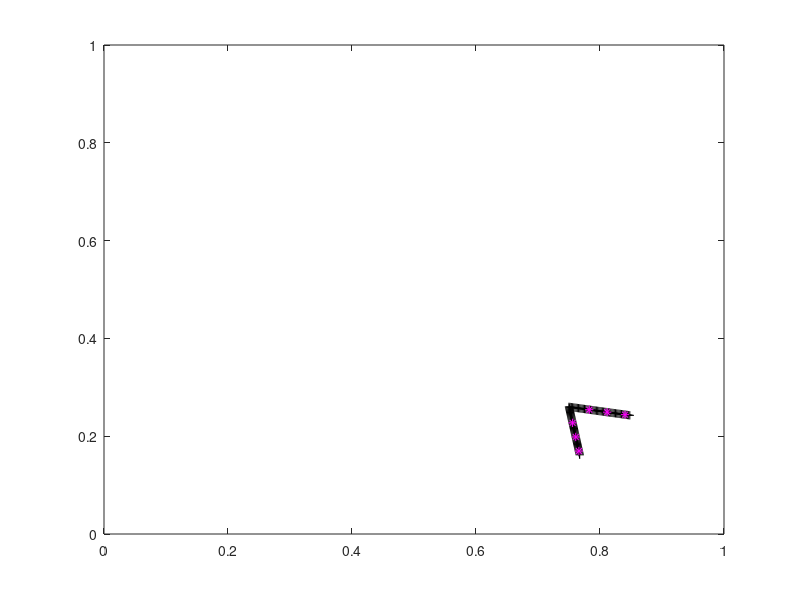

The MATLAB script that drew this image:
%-------------------------------------------------------------------------------------------------------------------%
%
% IB2d is an Immersed Boundary Code (IB) for solving fully coupled non-linear 
% 	fluid-structure interaction models. This version of the code is based off of
%	Peskin's Immersed Boundary Method Paper in Acta Numerica, 2002.
%
% Author: Nicholas A. Battista
% Email:  nick.battista@unc.edu
% Date Created: September 9th, 2016
% Institution: UNC-CH
%
% This code is capable of creating Lagrangian Structures using:
% 	1. Springs
% 	2. Beams (*torsional springs)
% 	3. Target Points
%	4. Muscle-Model (combined Force-Length-Velocity model, "HIll+(Length-Tension)")
%
% One is able to update those Lagrangian Structure parameters, e.g., spring constants, resting %%	lengths, etc
% 
% There are a number of built in Examples, mostly used for teaching purposes. 
% 
% If you would like us %to add a specific muscle model, please let Nick (nick.battista@unc.edu) know.
%
%--------------------------------------------------------------------------------------------------------------------%

%%%%%%%%%%%%%%%%%%%%%%%%%%%%%%%%%%%%%%%%%%%%%%%%%%%%%%%%%%%%%%%%%%%%%%%%%%%%%%%%%%%%%%
%
% FUNCTION: creates the geometry and prints associated input files
%
%%%%%%%%%%%%%%%%%%%%%%%%%%%%%%%%%%%%%%%%%%%%%%%%%%%%%%%%%%%%%%%%%%%%%%%%%%%%%%%%%%%%%%

function Make_Scallop_Geo_and_Input_Files()

%
% Grid Parameters (MAKE SURE MATCHES IN input2d !!!)
%
Nx =  256;        % # of Eulerian Grid Pts. in x-Direction (MUST BE EVEN!!!)
Lx = 1.0;        % Length of Eulerian Grid in x-Direction
dx = Lx/Nx;      % Grid spatial resolution

%
% Immersed Structure Geometric / Dynamic Parameters %
%
ds = 0.5*dx;             % Lagrangian Pt. Spacing (2x resolution of Eulerian grid)
struct_name = 'scallop'; % Name for .vertex, .spring, etc files. (must match what's in 'input2d')


% Call function to construct geometry
[xLag,yLag] = give_Me_Immsersed_Boundary_Geometry(ds,Lx);


half_len = (length(xLag)-1)/2;   % Computes # of Lag Pts on each "Arm"
ind_off = ceil( 0.3*half_len ); % Computes # of lags from center pt for muscle placement
b_ind(1) = half_len - ind_off;      % Bottom index
t_ind(1) = half_len+2 + ind_off;    % Top index
m_dist(1) = sqrt( ( xLag( b_ind(1) )-xLag( t_ind(1) ) )^2 + ( yLag( b_ind(1) )-yLag( t_ind(1) ) )^2   );
%
ind_off = ceil( 0.6*half_len ); % Computes # of lags from center pt for muscle placement
b_ind(2) = half_len - ind_off;      % Bottom index
t_ind(2) = half_len+2 + ind_off;    % Top index
m_dist(2) = sqrt( ( xLag( b_ind(2) )-xLag( t_ind(2) ) )^2 + ( yLag( b_ind(2) )-yLag( t_ind(2) ) )^2   );
%
ind_off = ceil( 0.9*half_len ); % Computes # of lags from center pt for muscle placement
b_ind(3) = half_len - ind_off;      % Bottom index
t_ind(3) = half_len+2 + ind_off;    % Top index
m_dist(3) = sqrt( ( xLag( b_ind(3) )-xLag( t_ind(3) ) )^2 + ( yLag( b_ind(3) )-yLag( t_ind(3) ) )^2   );


% Test Muscle Placement
plot( xLag( b_ind ), yLag( b_ind ), 'm*'); hold on;
plot( xLag( t_ind ), yLag( t_ind ), 'm*'); hold on;


% Prints .vertex file!
print_Lagrangian_Vertices(xLag,yLag,struct_name);


% Prints .spring file! (LINEAR/NS-SPRINGS)
%k_Spring = 2.5e5;                    % Spring stiffness (does not need to be equal for all springs)
%ds_Rest = ds;                        % Spring resting length (does not need to be equal for all springs)
%print_Lagrangian_Springs(xLag,yLag,k_Spring,ds_Rest,struct_name,k_Spring2);


% Prints .d_spring file! (DAMPED SPRINGS)
k_Spring = 1e8;
ds_Rest = ds;                       % Spring resting length (does not need to be equal for all springs)
b_damp = 0;%2.5; 
k_Spring2= 0e2;                     % Spring stiffness between sides of swimmer
print_Lagrangian_Damped_Springs(xLag,yLag,k_Spring,ds_Rest,b_damp,struct_name,k_Spring2);



% Prints .beam file!
k_Beam = 1e12;                      % Beam Stiffness (does not need to be equal for all beams)
C = compute_Curvatures(xLag,yLag);    % Computes curvature of initial configuration
print_Lagrangian_Beams(xLag,yLag,k_Beam,C,struct_name);


% Prints .muscle file! [ a_f * Fmax *exp( -( (Q-1)/SK )^2 ) * (1/P0)*(b*P0-a*v)/(v+b); Q = LF/LFO ]
LFO = m_dist; SK = 0.3; a = 0.25; b = 4.0; Fmax = [1 2.5 6]*10^4;
kSpr = 1e4; alpha = 1;
print_Lagrangian_3_Element_Muscles(xLag,LFO,SK,a,b,Fmax,struct_name,b_ind,t_ind,kSpr,alpha)

%kSpr = Fmax; gets a slow swimmmer


% Prints .target file!
%k_Target = 1e7;
%print_Lagrangian_Target_Pts(xLag,k_Target,struct_name);



%%%%%%%%%%%%%%%%%%%%%%%%%%%%%%%%%%%%%%%%%%%%%%%%%%%%%%%%%%%%%%%%%%%%%%%%
%
% FUNCTION: prints VERTEX points to a file called 'struct_name'.vertex
%
%%%%%%%%%%%%%%%%%%%%%%%%%%%%%%%%%%%%%%%%%%%%%%%%%%%%%%%%%%%%%%%%%%%%%%%%

function print_Lagrangian_Vertices(xLag,yLag,struct_name)

    N = length(xLag); % Total # of Lag. Pts

    vertex_fid = fopen([struct_name '.vertex'], 'w');

    fprintf(vertex_fid, '%d\n', N );

    %Loops over all Lagrangian Pts.
    for s = 1:N
        X_v = xLag(s);
        Y_v = yLag(s);
        fprintf(vertex_fid, '%1.16e %1.16e\n', X_v, Y_v);
    end

    fclose(vertex_fid);

    
    
%%%%%%%%%%%%%%%%%%%%%%%%%%%%%%%%%%%%%%%%%%%%%%%%%%%%%%%%%%%%%%%%%%%%%%%%
%
% FUNCTION: prints MUSCLE points to a file called "struct_name".muscle
%
%%%%%%%%%%%%%%%%%%%%%%%%%%%%%%%%%%%%%%%%%%%%%%%%%%%%%%%%%%%%%%%%%%%%%%%%

function print_Lagrangian_3_Element_Muscles(xLag,LFO,SK,a,b,Fmax,struct_name,ind_b,ind_t,kSpr,alpha)

    %N = length(xLag); %Number of Lagrangian Pts. Total

    muscle_fid = fopen([struct_name '.3_muscle'], 'w');

    fprintf(muscle_fid, '%d\n', 1 ); % Only 1 muscle

    %MUSCLES BETWEEN VERTICES
    fprintf(muscle_fid, '%d %d %1.16e %1.16e %1.16e %1.16e %1.16e %1.16e %1.16e\n', ind_b(1), ind_t(1), LFO(1), SK, a,b,Fmax(1),kSpr,alpha);  
    fprintf(muscle_fid, '%d %d %1.16e %1.16e %1.16e %1.16e %1.16e %1.16e %1.16e\n', ind_b(2), ind_t(2), LFO(2), SK, a,b,Fmax(2),kSpr,alpha);  
    fprintf(muscle_fid, '%d %d %1.16e %1.16e %1.16e %1.16e %1.16e %1.16e %1.16e\n', ind_b(3), ind_t(3), LFO(3), SK, a,b,Fmax(3),kSpr,alpha);  

    fclose(muscle_fid);
   
    
%%%%%%%%%%%%%%%%%%%%%%%%%%%%%%%%%%%%%%%%%%%%%%%%%%%%%%%%%%%%%%%%%%%%%%%%
%
% FUNCTION: prints SPRING points to a file called 'struct_name'.spring
%
%%%%%%%%%%%%%%%%%%%%%%%%%%%%%%%%%%%%%%%%%%%%%%%%%%%%%%%%%%%%%%%%%%%%%%%%

function print_Lagrangian_Springs(xLag,yLag,k_Spring,ds_Rest,struct_name,k_Spring2)

    N = length(xLag);

    spring_fid = fopen([struct_name '.spring'], 'w');

    fprintf(spring_fid, '%d\n', N-1 + (N-1)/2 );    % Print # of springs 

    %spring_force = kappa_spring*ds/(ds^2);
        
    %SPRINGS BETWEEN VERTICES
    for s = 1:N
            if s < N         
                fprintf(spring_fid, '%d %d %1.16e %1.16e\n', s, s+1, k_Spring, ds_Rest);  
            %else
            %    %Case s=N
            %    fprintf(spring_fid, '%d %d %1.16e %1.16e\n', s, 1,   k_Spring, ds_Rest);  
            end
    end
    
    for s=1:(N-1)/2
         dist = sqrt( ( xLag(s)-xLag(N-(s-1)) )^2 + ( yLag(s)-yLag(N-(s-1)) )^2 );
         if (s > (N-1)/2 - 7)
            fprintf(spring_fid, '%d %d %1.16e %1.16e\n', s, N-(s-1), k_Spring2, dist);
         else 
            fprintf(spring_fid, '%d %d %1.16e %1.16e\n', s, N-(s-1), k_Spring2, dist);
         end
    end
    fclose(spring_fid);     
    
%%%%%%%%%%%%%%%%%%%%%%%%%%%%%%%%%%%%%%%%%%%%%%%%%%%%%%%%%%%%%%%%%%%%%%%%%%%%%
%
% FUNCTION: prints DAMPED SPRING points to a file called rubberband.d_spring
%
%%%%%%%%%%%%%%%%%%%%%%%%%%%%%%%%%%%%%%%%%%%%%%%%%%%%%%%%%%%%%%%%%%%%%%%%%%%%%

function print_Lagrangian_Damped_Springs(xLag,yLag,k_Spring,ds_Rest,b_damp,struct_name,k_Spring2)

    N = length(xLag);

    spring_fid = fopen([struct_name '.d_spring'], 'w');

    fprintf(spring_fid, '%d\n', N-1 + (N-1)/2 );

    %spring_force = kappa_spring*ds/(ds^2);
        
    %SPRINGS BETWEEN VERTICES
    for s = 1:N
            if s < N         
                fprintf(spring_fid, '%d %d %1.16e %1.16e %1.16e\n', s, s+1, k_Spring, ds_Rest,b_damp);  
            %else
            %    %Case s=N
            %    fprintf(spring_fid, '%d %d %1.16e %1.16e\n', s, 1,   k_Spring, ds_Rest);  
            end
    end
    
    for s=1:(N-1)/2
         dist = sqrt( ( xLag(s)-xLag( N-(s-1) ) )^2 + ( yLag(s)-yLag( N-(s-1) ) )^2 );
         if (s > (N-1)/2 - 7)
            fprintf(spring_fid, '%d %d %1.16e %1.16e %1.16e\n', s, N-(s-1), k_Spring2, dist,b_damp);
         else 
            fprintf(spring_fid, '%d %d %1.16e %1.16e %1.16e\n', s, N-(s-1), k_Spring2, dist,b_damp);
         end
    end
    fclose(spring_fid);
    
    
    
%%%%%%%%%%%%%%%%%%%%%%%%%%%%%%%%%%%%%%%%%%%%%%%%%%%%%%%%%%%%%%%%%%%%%%%%
%
% FUNCTION: prints TARGET points to a file called 'struct_name'.vertex
%
%%%%%%%%%%%%%%%%%%%%%%%%%%%%%%%%%%%%%%%%%%%%%%%%%%%%%%%%%%%%%%%%%%%%%%%%

function print_Lagrangian_Target_Pts(xLag,k_Target,struct_name)

    N = length(xLag);

    target_fid = fopen([struct_name '.target'], 'w');

    fprintf(target_fid, '%d\n', N );

    %Loops over all Lagrangian Pts.
    for s = 1:N
        fprintf(target_fid, '%d %1.16e\n', s, k_Target);
    end

    fclose(target_fid); 
    
    
%%%%%%%%%%%%%%%%%%%%%%%%%%%%%%%%%%%%%%%%%%%%%%%%%%%%%%%%%%%%%%%%%%%%%%%%%%%%%%%%%%%%%
%
% FUNCTION: prints BEAM (Torsional Spring) points to a file called 'struct_name'.beam
%
%%%%%%%%%%%%%%%%%%%%%%%%%%%%%%%%%%%%%%%%%%%%%%%%%%%%%%%%%%%%%%%%%%%%%%%%%%%%%%%%%%%%%

function print_Lagrangian_Beams(xLag,yLag,k_Beam,C,struct_name)

    % k_Beam: beam stiffness
    % C: beam curvature
    
    N = length(xLag); % NOTE: Total number of beams = Number of Total Lag Pts. - 2

    beam_fid = fopen([struct_name '.beam'], 'w');

    fprintf(beam_fid, '%d\n', N-2 );

    %spring_force = kappa_spring*ds/(ds^2);

    %BEAMS BETWEEN VERTICES
    for s = 2:N-1
            if  s <= N-1         
                fprintf(beam_fid, '%d %d %d %1.16e %1.16e\n',s-1, s, s+1, k_Beam, C(s) );  
            else
                %Case s=N
                fprintf(beam_fid, '%d %d %d %1.16e %1.16e\n',s-1, s, 1,   k_Beam, C(s) );  
            end
    end
    fclose(beam_fid); 
    
    
    
%%%%%%%%%%%%%%%%%%%%%%%%%%%%%%%%%%%%%%%%%%%%%%%%%%%%%%%%%%%%%%%%%%%%%%%%
%
% FUNCTION: computes "curvature" of starting configuration
% 
% NOTE: not curvature in the traditional geometric sense, in the 'discrete'
% sense through cross product.
%
% NOTE: assumes a CLOSED structure
%
%%%%%%%%%%%%%%%%%%%%%%%%%%%%%%%%%%%%%%%%%%%%%%%%%%%%%%%%%%%%%%%%%%%%%%%%

function C = compute_Curvatures(xLag,yLag)

N = length(xLag);
C = zeros( N );

%Note: needs to be done same order as you print .beam file!
for i=1:N
   
   % Pts Xp -> Xq -> Xr (same as beam force calc.)
   
   if ( (i > 1) && (i < N) )
   
        Xp = xLag(i-1); Xq = xLag(i); Xr = xLag(i+1);
        Yp = yLag(i-1); Yq = yLag(i); Yr = yLag(i+1);
   
   elseif (i==1)
       
        Xp = xLag(N); Xq = xLag(i); Xr = xLag(i+1);
        Yp = yLag(N); Yq = yLag(i); Yr = yLag(i+1);
       
   elseif (i==N)
       
        Xp = xLag(N-1); Xq = xLag(N); Xr = xLag(1);
        Yp = yLag(N-1); Yq = yLag(N); Yr = yLag(1);
       
   end
       
   C(i) = (Xr-Xq)*(Yq-Yp) - (Yr-Yq)*(Xq-Xp); %Cross product btwn vectors
      
end
    
    
%%%%%%%%%%%%%%%%%%%%%%%%%%%%%%%%%%%%%%%%%%%%%%%%%%%%%%%%%%%%%%%%%%%%%%%%%
%
% FUNCTION: creates the Lagrangian structure geometry
%
%%%%%%%%%%%%%%%%%%%%%%%%%%%%%%%%%%%%%%%%%%%%%%%%%%%%%%%%%%%%%%%%%%%%%%%%%
 
function [xLag,yLag] = give_Me_Immsersed_Boundary_Geometry(ds,Lx)
 
% ds: Lagrangian pt. spacing
% Lx: Length of Eulerian grid
 
% The immsersed structure is initially "an angle" of 10 degrees %
ang = 70*pi/180; % original angle
L = 1/10*Lx;     % Structure will be 1/20 of the length of the grid

% Create line of points
x = 0:ds:L;
y = zeros( 1, length( x ) );

% Rotate line of points
[xB,yB] = rotate_geometry_please(x,y,-ang/2);
[xT,yT] = rotate_geometry_please(x,y,ang/2);

% Put together!
xLag = [ xB(end:-1:2) xT ];
yLag = [ yB(end:-1:2) yT ];

[xLag,yLag] = rotate_geometry_please(xLag,yLag,-pi/4);

length(xLag)

xLag = xLag + 0.75*Lx;
yLag = yLag + 0.26*Lx;

% TESTING GEOMETRY
%plot(xB,yB,'r*'); hold on;
%plot(xT,yT,'go'); hold on;
plot( xLag, yLag, 'k+'); hold on;
axis([0 Lx 0 Lx]);

% for i=1:length(xLag)
%    plot( xLag(i), yLag(i), 'k+'); hold on;
%    axis([0 Lx 0 Lx]);
%    pause();
% end



%%%%%%%%%%%%%%%%%%%%%%%%%%%%%%%%%%%%%%%%%%%%%%%%%%%%%%%%%%%%%%%%%%%%%%%%%
%
% FUNCTION: rotate set of points
%
%%%%%%%%%%%%%%%%%%%%%%%%%%%%%%%%%%%%%%%%%%%%%%%%%%%%%%%%%%%%%%%%%%%%%%%%%

function [xN,yN] = rotate_geometry_please(x,y,ang)

% x,y original (x,y) coordinates before rotation
% ang: angle rotating by

xN = zeros( 1, length( x ) ); yN = xN;
for i=1:length(x)
   xN(i) = x(i)*cos(ang) - y(i)*sin(ang); 
   yN(i) = x(i)*sin(ang) + y(i)*cos(ang); 
end
